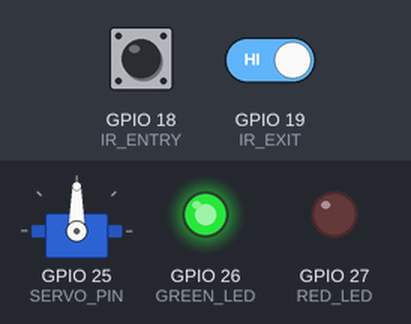
Bench run of a sketch on a simulated ESP32. Parts: servo, output pins drawn as LEDs (lit = HIGH). Inputs (shaded band) come from the test bench; at power-on: GPIO 18 (IR_ENTRY) HIGH, GPIO 19 (IR_EXIT) HIGH. WiFi joins after 1.5 s; servers stay silent unless stated; what the sketch prints to the serial monitor is not drawn.

Above: at 2.7 s.
2.8 s: GPIO 18 (IR_ENTRY) driven LOW
At 3.6 s:
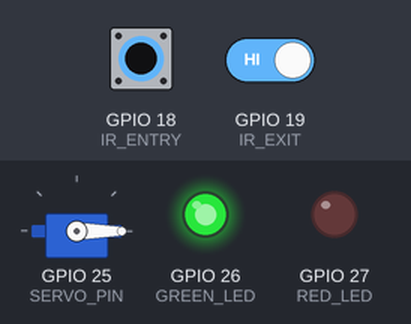
5.8 s: GPIO 19 (IR_EXIT) driven LOW
At 8.6 s:
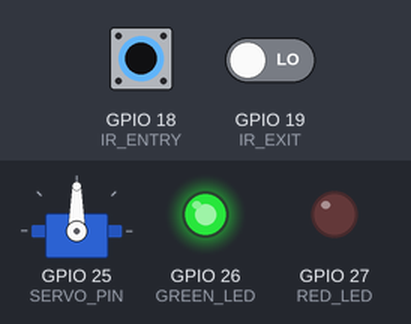
8.8 s: GPIO 18 (IR_ENTRY) pulsed HIGH 5 times (0.12 s each, 0.3 s apart)
At 10.8 s:
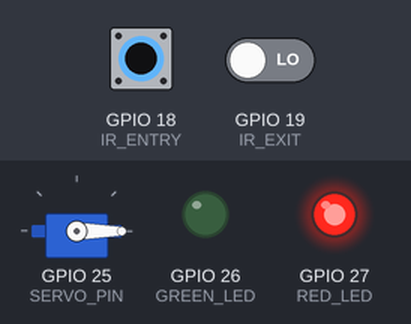
Timing chart, 0 to 13.6 s (numbered marks = the images above; inputs shaded):
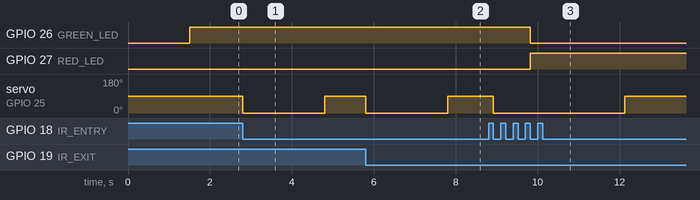

Measured:
- after the input at 2.8 s, servo on GPIO 25 (SERVO_PIN): 90° → 0° at once, → 90° 2.0 s later
- after the input at 5.8 s, servo on GPIO 25 (SERVO_PIN): 90° → 0° at once, → 90° 2.0 s later
- after the input at 8.8 s, GPIO 26 (GREEN_LED): HIGH → LOW after 1.0 s; GPIO 27 (RED_LED): LOW → HIGH after 1.0 s; servo on GPIO 25 (SERVO_PIN): 90° → 0° after 0.12 s, → 90° 3.2 s later

The sketch:

esp32parkingsystem.ino
```cpp
/*
 * IoT Smart Parking System
 * * A real-time parking management system using ESP32, IR sensors, and a servo motor.
 * Features:
 * - Automated Entry/Exit detection
 * - Web-based Dashboard (hosted locally on ESP32)
 * - Real-time slot tracking
 * - Non-blocking gate control
 */

#include <WiFi.h>
#include <Wire.h>
#include <WebServer.h>
#include <ESP32Servo.h>

// ---------------- Hardware Configuration ----------------
#define IR_ENTRY 18      // IR Sensor for Entry
#define IR_EXIT 19       // IR Sensor for Exit
#define SERVO_PIN 25     // Servo Motor Pin
#define GREEN_LED 26     // Green LED (Available)
#define RED_LED 27       // Red LED (Full/Occupied)

Servo barrierServo;

// ---------------- Network Credentials ----------------
// TODO: Replace these with your actual WiFi credentials before uploading to your board
const char* ssid = "YOUR_WIFI_SSID";        // e.g., "Home_WiFi"
const char* password = "YOUR_WIFI_PASSWORD"; // e.g., "12345678"

// Create WebServer on port 80
WebServer server(80);

// ---------------- Global Variables ----------------
int totalSlots = 4;
int availableSlots = 4;
int flagEntry = 0;
int flagExit = 0;
String gateStatus = "Closed";

// Non-blocking gate control variables
unsigned long gateOpenTime = 0;
const unsigned long gateOpenDuration = 2000; // Time gate stays open (milliseconds)
bool gateMoving = false;

// ---------------- LCD and LED functions ----------------
// Note: Function name 'updateLCD' controls LEDs in this version
void updateLCD() {
  // Control LEDs based on available slots
  if (availableSlots > 0) {
    digitalWrite(GREEN_LED, HIGH);
    digitalWrite(RED_LED, LOW);
  } else {
    digitalWrite(GREEN_LED, LOW);
    digitalWrite(RED_LED, HIGH);
  }
}

void showFullMessage() {
  // Blink Red LED when full
  digitalWrite(GREEN_LED, LOW);
  digitalWrite(RED_LED, HIGH);
  delay(2000);
  updateLCD();
}

// ---------------- Web Server: Data Handler ----------------
// Sends JSON data to the frontend
void handleData() {
  String json = "{";
  json += "\"available\":" + String(availableSlots) + ",";
  json += "\"occupied\":" + String(totalSlots - availableSlots) + ",";
  json += "\"gate\":\"" + gateStatus + "\",";
  json += "\"occupied_slots\":[";

  // Create dummy list of occupied slots for visualization
  int occ = totalSlots - availableSlots;
  for (int i = 1; i <= occ; i++) {
    json += String(i);
    if (i < occ) json += ",";
  }
  json += "]";
  json += "}";

  server.send(200, "application/json", json);
}

// ---------------- Web Server: HTML Dashboard ----------------
String getHTML() {
  String html = R"rawliteral(
<!DOCTYPE html>
<html lang="en">
<head>
  <meta charset="UTF-8">
  <meta name="viewport" content="width=device-width, initial-scale=1.0">
  <title>IoT Smart Parking System</title>
  <script src="https://cdn.tailwindcss.com"></script>
  <style>
    @import url('https://fonts.googleapis.com/css2?family=Inter:wght@400;500;700&display=swap');
    body { font-family: 'Inter', sans-serif; }
    .glow-green { text-shadow: 0 0 5px #4ade80, 0 0 10px #4ade80; }
    .glow-red { text-shadow: 0 0 5px #f87171, 0 0 10px #f87171; }
    .glow-lime { text-shadow: 0 0 5px #a3e635, 0 0 10px #a3e635; }
    .border-glow-green { box-shadow: 0 0 10px #a3e635, 0 0 20px rgba(163,230,53,0.5); border-color: #a3e635; }
    .border-glow-red { box-shadow: 0 0 10px #f87171, 0 0 20px rgba(248,113,113,0.5); border-color: #f87171; }
    .card-bg { background-color: #161b22; }
    .body-bg { background-color: #0d1117; }
  </style>
</head>
<body class="body-bg text-white min-h-screen flex flex-col items-center justify-center p-4">

  <div class="text-center mb-8">
    <h1 class="text-4xl md:text-5xl font-extrabold text-teal-400 mb-2">IoT Smart Parking System</h1>
    <p class="text-gray-400 text-lg">Real-time parking management with ESP32</p>
  </div>

  <div class="w-full max-w-5xl mb-8">
    <div class="grid grid-cols-1 md:grid-cols-3 gap-4">

      <div class="card-bg border border-gray-700 rounded-3xl p-6 md:p-8 shadow-2xl flex flex-col items-start">
        <div class="flex items-center mb-2">
          <h2 class="text-xl font-semibold text-gray-200">Available Slots</h2>
        </div>
        <p id="available" class="text-5xl md:text-6xl font-bold text-green-400 glow-green">0</p>
        <p class="text-gray-400 text-sm mt-1">out of )rawliteral";
  html += String(totalSlots);
  html += R"rawliteral( total slots</p>
      </div>

      <div class="card-bg border border-gray-700 rounded-3xl p-6 md:p-8 shadow-2xl flex flex-col items-start">
        <div class="flex items-center mb-2">
          <h2 class="text-xl font-semibold text-gray-200">Occupied Slots</h2>
        </div>
        <p id="occupied" class="text-5xl md:text-6xl font-bold text-red-400 glow-red">0</p>
        <p class="text-gray-400 text-sm mt-1">currently parked</p>
      </div>

      <div class="card-bg border border-gray-700 rounded-3xl p-6 md:p-8 shadow-2xl flex flex-col items-start">
        <div class="flex items-center mb-2">
          <h2 class="text-xl font-semibold text-gray-200">Gate Status</h2>
        </div>
        <p id="gate" class="text-4xl md:text-5xl font-bold text-red-400 glow-red transition-colors duration-300">Closed</p>
        <p class="text-gray-400 text-sm mt-1">entry gate status</p>
      </div>

    </div>
  </div>

  <div class="w-full max-w-5xl card-bg border border-gray-700 rounded-3xl p-6 md:p-8 shadow-2xl mb-8 flex flex-col items-start">
    <div class="flex items-center mb-6">
      <h2 class="text-2xl md:text-3xl font-bold text-gray-200">Parking Layout - Real-time Status</h2>
    </div>
    <div id="slots" class="grid grid-cols-2 lg:grid-cols-4 gap-4 md:gap-6 w-full">
    </div>
  </div>

  <script>
    const totalSlots = )rawliteral" + String(totalSlots) + R"rawliteral(;
    async function updateData() {
      try {
        const response = await fetch('/data');
        const data = await response.json();

        document.getElementById("available").innerText = data.available;
        document.getElementById("occupied").innerText = data.occupied;

        const gateElement = document.getElementById("gate");
        gateElement.innerText = data.gate;

        // Reset classes first
        gateElement.classList.remove("glow-red", "text-red-400", "glow-lime", "text-lime-400");
        if (data.gate === "Open") {
          gateElement.classList.add("glow-lime","text-lime-400");
        } else {
          gateElement.classList.add("glow-red","text-red-400");
        }

        const slotsContainer = document.getElementById("slots");
        let layoutHtml = "";
        for (let i = 1; i <= totalSlots; i++) {
          const isOccupied = data.occupied_slots.includes(i);
          const slotStatus = isOccupied ? "Occupied" : "Available";
          const slotClass = isOccupied ? "bg-red-900 border-glow-red" : "bg-green-900 border-glow-green";
          const statusSubtextClass = isOccupied ? "text-red-200" : "text-green-200";

          layoutHtml += `
            <div class="p-4 rounded-xl border-2 ${slotClass} flex flex-col items-center justify-center text-center slot">
              <div class="text-xl md:text-2xl font-bold text-gray-200">Slot ${i}</div>
              <div class="text-sm md:text-base font-semibold mt-1 ${statusSubtextClass}">${slotStatus}</div>
            </div>`;
        }
        slotsContainer.innerHTML = layoutHtml;
      } catch (e) {
        console.error("Fetch failed", e);
      }
    }
    setInterval(updateData, 2000);
    window.onload = updateData;
  </script>
</body>
</html>
)rawliteral";
  return html;
}

// ---------------- Setup ----------------
void setup() {
  Serial.begin(115200);
  pinMode(IR_ENTRY, INPUT);
  pinMode(IR_EXIT, INPUT);
  pinMode(GREEN_LED, OUTPUT);
  pinMode(RED_LED, OUTPUT);

  barrierServo.attach(SERVO_PIN);
  barrierServo.write(90); // Initial state: Closed

  // Connect to WiFi
  WiFi.begin(ssid, password);
  while (WiFi.status() != WL_CONNECTED) {
    delay(500);
    Serial.print(".");
  }
  Serial.println(" Connected!");
  Serial.println(WiFi.localIP());

  updateLCD(); // Initial call to set LED state

  // Web Server Routes
  server.on("/", []() {
    server.send(200, "text/html", getHTML());
  });

  server.on("/data", handleData);

  server.begin();
}

// ---------------- Main Loop ----------------
void loop() {
  server.handleClient();

  // 1. Entry detection
  if (digitalRead(IR_ENTRY) == LOW && flagEntry == 0) {
    flagEntry = 1;
    digitalWrite(GREEN_LED, LOW);
    digitalWrite(RED_LED, HIGH);

    if (availableSlots > 0) {
      gateStatus = "Open";
      barrierServo.write(0);
      gateOpenTime = millis();
      gateMoving = true;
      availableSlots--;
      updateLCD();
    } else {
      showFullMessage();
    }
  }

  // 2. Close gate after car passes entry sensor
  if (digitalRead(IR_ENTRY) == HIGH && flagEntry == 1) {
    flagEntry = 0;
    updateLCD();
  }

  // 3. Exit detection
  if (digitalRead(IR_EXIT) == LOW && flagExit == 0) {
    flagExit = 1;
    if (availableSlots < totalSlots) {
      gateStatus = "Open";
      barrierServo.write(0);
      gateOpenTime = millis();
      gateMoving = true;
      availableSlots++;
      updateLCD();
    }
  }

  // 4. Close gate after car passes exit sensor
  if (digitalRead(IR_EXIT) == HIGH && flagExit == 1) {
    flagExit = 0;
    updateLCD();
  }

  // 5. Non-blocking Gate Auto-Close Timer
  if (gateMoving && millis() - gateOpenTime >= gateOpenDuration) {
    barrierServo.write(90);
    gateStatus = "Closed";
    gateMoving = false;
    updateLCD();
  }
}
```
